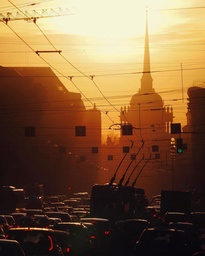
#> input picture LW1/images/input/town.jpg, 205 x 256 px, shrunk from 800 x 1000 before the run
$ python main.py images/input/town.jpg -k 7 -s 2
#> lines starting #> are read from the running program, lines starting #| are printed output that depends on the picture
### LW1/gaussian_native.py
"""
Нативная реализация усредняющего фильтра Гаусса на чистом Python.

Не используются ни OpenCV, ни NumPy: изображение представлено как список
строк (list[list[int]]) для полутонового изображения или список строк
пикселей-кортежей для цветного. Все вычисления — обычные циклы Python.

Реализованы два варианта свёртки:
  * gaussian_blur_2d        — «прямая» двумерная свёртка с ядром k x k,
                              сложность O(W * H * kx * ky);
  * gaussian_blur_separable — сепарабельная свёртка (сначала по строкам,
                              затем по столбцам одномерным ядром),
                              сложность O(W * H * (kx + ky)).
"""

import math


def sigma_from_ksize(ksize):
    """Сигма по размеру ядра — та же формула, что в OpenCV при sigma <= 0."""
    return 0.3 * ((ksize - 1) * 0.5 - 1) + 0.8


# Для малых ядер при sigma <= 0 OpenCV берёт фиксированные биномиальные коэффициенты вместо формулы
SMALL_KERNELS = {
    1: [1.0],
    3: [0.25, 0.5, 0.25],
    5: [0.0625, 0.25, 0.375, 0.25, 0.0625],
    7: [0.03125, 0.109375, 0.21875, 0.28125, 0.21875, 0.109375, 0.03125],
}


def gaussian_kernel_1d(ksize, sigma):
    """Одномерное нормированное ядро Гаусса длины ksize (ksize — нечётное)."""
    if ksize < 1 or ksize % 2 == 0:
        raise ValueError("Размер ядра должен быть положительным нечётным числом")
    if sigma <= 0:
        if ksize in SMALL_KERNELS:
            return list(SMALL_KERNELS[ksize])
        sigma = sigma_from_ksize(ksize)
    center = (ksize - 1) / 2
    kernel = [math.exp(-((i - center) ** 2) / (2 * sigma * sigma)) for i in range(ksize)]
    total = sum(kernel)
    return [v / total for v in kernel]


def gaussian_kernel_2d(ksize_x, ksize_y, sigma_x, sigma_y):
    """Двумерное ядро как внешнее произведение двух одномерных ядер."""
    kx = gaussian_kernel_1d(ksize_x, sigma_x)
    ky = gaussian_kernel_1d(ksize_y, sigma_y)
    return [[wy * wx for wx in kx] for wy in ky]


def reflect_101(i, n):
    """Индекс с отражением относительно границы (BORDER_REFLECT_101)."""
    if n == 1:
        return 0
    period = 2 * n - 2
    i = abs(i) % period
    return period - i if i >= n else i


def _clip_round(v):
    v = int(v + 0.5)
    return 0 if v < 0 else (255 if v > 255 else v)


def _blur_channel_2d(channel, kernel):
    h, w = len(channel), len(channel[0])
    ky, kx = len(kernel), len(kernel[0])
    ry, rx = ky // 2, kx // 2
    col_idx = [[reflect_101(x + dx, w) for dx in range(-rx, rx + 1)] for x in range(w)]
    out = []
    for y in range(h):
        rows = [channel[reflect_101(y + dy, h)] for dy in range(-ry, ry + 1)]
        out_row = []
        for x in range(w):
            cols = col_idx[x]
            acc = 0.0
            for krow, src in zip(kernel, rows):
                for kv, cx in zip(krow, cols):
                    acc += kv * src[cx]
            out_row.append(_clip_round(acc))
        out.append(out_row)
    return out


def _blur_channel_separable(channel, kx, ky, round_result=True):
    h, w = len(channel), len(channel[0])
    rx, ry = len(kx) // 2, len(ky) // 2

    # Проход 1: горизонтальная свёртка (результат во float).
    col_idx = [[reflect_101(x + dx, w) for dx in range(-rx, rx + 1)] for x in range(w)]
    tmp = []
    for row in channel:
        tmp.append([sum(kv * row[cx] for kv, cx in zip(kx, cols)) for cols in col_idx])

    # Проход 2: вертикальная свёртка.
    out = []
    for y in range(h):
        rows = [tmp[reflect_101(y + dy, h)] for dy in range(-ry, ry + 1)]
        out_row = [0] * w
        for x in range(w):
            acc = 0.0
            for kv, src in zip(ky, rows):
                acc += kv * src[x]
            out_row[x] = _clip_round(acc) if round_result else acc
        out.append(out_row)
    return out


def _split_channels(image):
    """Цветное изображение (строки из кортежей) -> список каналов."""
    n = len(image[0][0])
    return [[[px[c] for px in row] for row in image] for c in range(n)]


def _merge_channels(channels):
    return [[tuple(px) for px in zip(*rows)] for rows in zip(*channels)]


def _is_color(image):
    return isinstance(image[0][0], (tuple, list))


def _normalize_params(ksize, sigma_x, sigma_y):
    if isinstance(ksize, int):
        ksize = (ksize, ksize)
    ksize_x, ksize_y = ksize
    if sigma_y is None or sigma_y <= 0:
        sigma_y = sigma_x
    return ksize_x, ksize_y, sigma_x, sigma_y


def gaussian_blur_2d(image, ksize, sigma_x=0.0, sigma_y=None):
    """Фильтр Гаусса прямой двумерной свёрткой.=

    image   — list[list[int]] (полутон) или list[list[tuple]] (цвет);
    ksize   — нечётное int или пара (ksize_x, ksize_y);
    sigma_x, sigma_y — параметры гауссианы (<= 0 — вычислить по размеру ядра).
    """
    ksize_x, ksize_y, sigma_x, sigma_y = _normalize_params(ksize, sigma_x, sigma_y)
    kernel = gaussian_kernel_2d(ksize_x, ksize_y, sigma_x, sigma_y)
    if _is_color(image):
        return _merge_channels([_blur_channel_2d(ch, kernel) for ch in _split_channels(image)])
    return _blur_channel_2d(image, kernel)


def gaussian_blur_separable(image, ksize, sigma_x=0.0, sigma_y=None, round_result=True):
    """Фильтр Гаусса двумя проходами одномерным ядром
    """
    ksize_x, ksize_y, sigma_x, sigma_y = _normalize_params(ksize, sigma_x, sigma_y)
    kx = gaussian_kernel_1d(ksize_x, sigma_x)
    ky = gaussian_kernel_1d(ksize_y, sigma_y)
    if _is_color(image):
        return _merge_channels([_blur_channel_separable(ch, kx, ky, round_result)
                                for ch in _split_channels(image)])
    return _blur_channel_separable(image, kx, ky, round_result)

### LW1/gaussian_opencv.py
"""Фильтр Гаусса средствами библиотеки OpenCV."""

import cv2
import numpy as np


def gaussian_blur_opencv(image, ksize, sigma_x=0.0, sigma_y=None):
    """Обёртка над cv2.GaussianBlur"""
    if isinstance(ksize, int):
        ksize = (ksize, ksize)
    if sigma_y is None:
        sigma_y = 0.0
    return cv2.GaussianBlur(image, ksize, sigmaX=sigma_x, sigmaY=sigma_y, borderType=cv2.BORDER_REFLECT_101)


def to_lists(image):
    """numpy-массив """
    if image.ndim == 2:
        return image.tolist()
    return [[tuple(px) for px in row] for row in image.tolist()]


def from_lists(data):
    """Вложенные списки Python"""
    return np.array(data, dtype=np.uint8)

### LW1/main.py
"""
Консольная программа: фильтр Гаусса с переменным размером ядра и параметрами
гауссианы. Обрабатывает изображение выбранным методом (или всеми сразу),
сохраняет результат и печатает время работы.

    python main.py images/input/town.jpg -k 7 -s 2
    python main.py images/input/rubezh_vekov.jpg -k 15 9 -s 4 2 --method all
"""

import argparse
import os
import time

import cv2
import numpy as np

from gaussian_native import gaussian_blur_2d, gaussian_blur_separable
from gaussian_opencv import from_lists, gaussian_blur_opencv, to_lists

METHODS = {
    "opencv": "OpenCV (cv2.GaussianBlur)",
    "native2d": "Python, 2D-свёртка",
    "separable": "Python, сепарабельная свёртка",
}


def run(image, method, ksize, sigma_x, sigma_y):
    """Возвращает (результат, время в секундах). Время — только фильтрация."""
    if method == "opencv":
        start = time.perf_counter()
        result = gaussian_blur_opencv(image, ksize, sigma_x, sigma_y)
        return result, time.perf_counter() - start

    func = gaussian_blur_2d if method == "native2d" else gaussian_blur_separable
    data = to_lists(image)
    start = time.perf_counter()
    result = func(data, ksize, sigma_x, sigma_y)
    elapsed = time.perf_counter() - start
    return from_lists(result), elapsed


def parse_args():
    p = argparse.ArgumentParser(description="Усредняющий фильтр Гаусса")
    p.add_argument("input", help="путь к входному изображению")
    p.add_argument("-k", "--ksize", type=int, nargs="+", default=[5],
                   help="размер ядра: одно нечётное число или два (по X и по Y)")
    p.add_argument("-s", "--sigma", type=float, nargs="+", default=[0.0],
                   help="sigma: одно число или два (sigmaX sigmaY); 0 — по размеру ядра")
    p.add_argument("-m", "--method", choices=[*METHODS, "all"], default="all")
    p.add_argument("-g", "--gray", action="store_true", help="перевести в оттенки серого")
    p.add_argument("-o", "--outdir", default="images/results")
    return p.parse_args()


def main():
    args = parse_args()
    flag = cv2.IMREAD_GRAYSCALE if args.gray else cv2.IMREAD_COLOR
    image = cv2.imread(args.input, flag)
#> image is the input picture: shape (256, 205, 3); mean B, G, R 62.4, 95.4, 128.7
    if image is None:
        raise SystemExit(f"Не удалось открыть {args.input}")

    ksize = tuple(args.ksize) if len(args.ksize) == 2 else (args.ksize[0], args.ksize[0])
    if any(k < 1 or k % 2 == 0 for k in ksize):
        raise SystemExit("Размер ядра должен быть положительным нечётным числом")
    sigma_x = args.sigma[0]
    sigma_y = args.sigma[1] if len(args.sigma) > 1 else 0.0

    methods = list(METHODS) if args.method == "all" else [args.method]
    os.makedirs(args.outdir, exist_ok=True)
    name = os.path.splitext(os.path.basename(args.input))[0]
    h, w = image.shape[:2]
#> h = 256; w = 205
    print(f"{args.input}: {w}x{h}, ksize={ksize}, sigma=({sigma_x}, {sigma_y})")
#| images/input/town.jpg: 205x256, ksize=(7, 7), sigma=(2.0, 0.0)

    results = {}
    for m in methods:
        result, elapsed = run(image, m, ksize, sigma_x, sigma_y)
        results[m] = result
        out = os.path.join(args.outdir, f"{name}_{m}_k{ksize[0]}x{ksize[1]}_s{sigma_x:g}_{sigma_y:g}.png")
        cv2.imwrite(out, result)
        print(f"  {METHODS[m]:<32} {elapsed * 1000:10.2f} мс  -> {out}")
#> this loop made 3 passes
#> elapsed on pass 1: 0.00496
#|   OpenCV (cv2.GaussianBlur)              4.96 мс  -> images/results/town_opencv_k7x7_s2_0.png
#|   Python, 2D-свёртка                  2080.42 мс  -> images/results/town_native2d_k7x7_s2_0.png
#|   Python, сепарабельная свёртка       1769.30 мс  -> images/results/town_separable_k7x7_s2_0.png
#> pass 1, in run, `result = gaussian_blur_opencv(image, ksize, sigma_x, sigma_y)`:
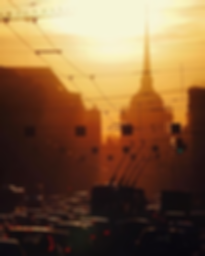
#> result: shape (256, 205, 3); mean B, G, R 62.4, 95.4, 128.7

    if "opencv" in results:
        for m, r in results.items():
            if m != "opencv":
                diff = np.abs(r.astype(int) - results["opencv"].astype(int))
                print(f"  |{m} - opencv|: max={diff.max()}, mean={diff.mean():.4f}")
#> this loop made 3 passes
#> m on passes 1 to 3: 'opencv', 'native2d', 'separable'
#|   |native2d - opencv|: max=1, mean=0.0207
#|   |separable - opencv|: max=1, mean=0.0207
#> pass 2, in main, `diff = np.abs(r.astype(int) - results["opencv"].astype(int))`:
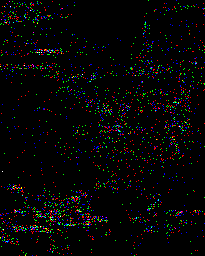
#> diff: shape (256, 205, 3) int64; mean B, G, R 0.0198, 0.0202, 0.022; drawn with 1 as white


if __name__ == "__main__":
    main()
